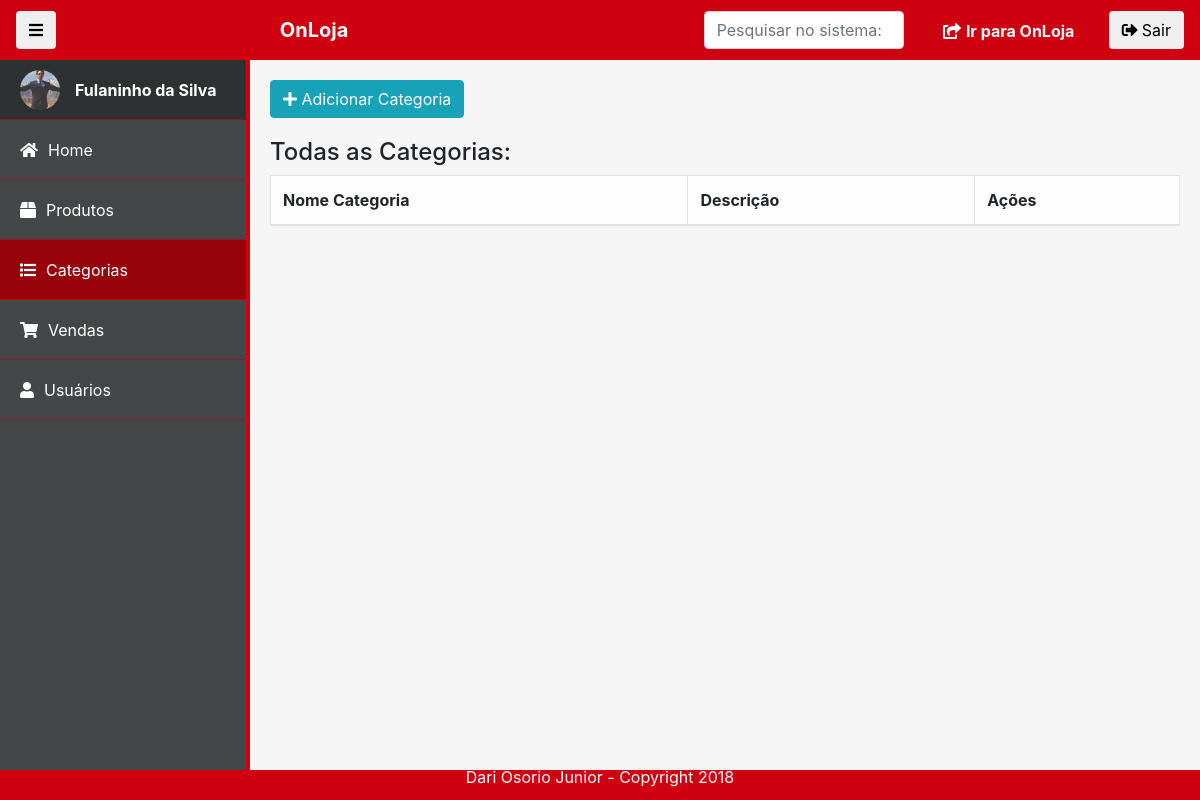
The page /categorias.php on the database as committed earlier.
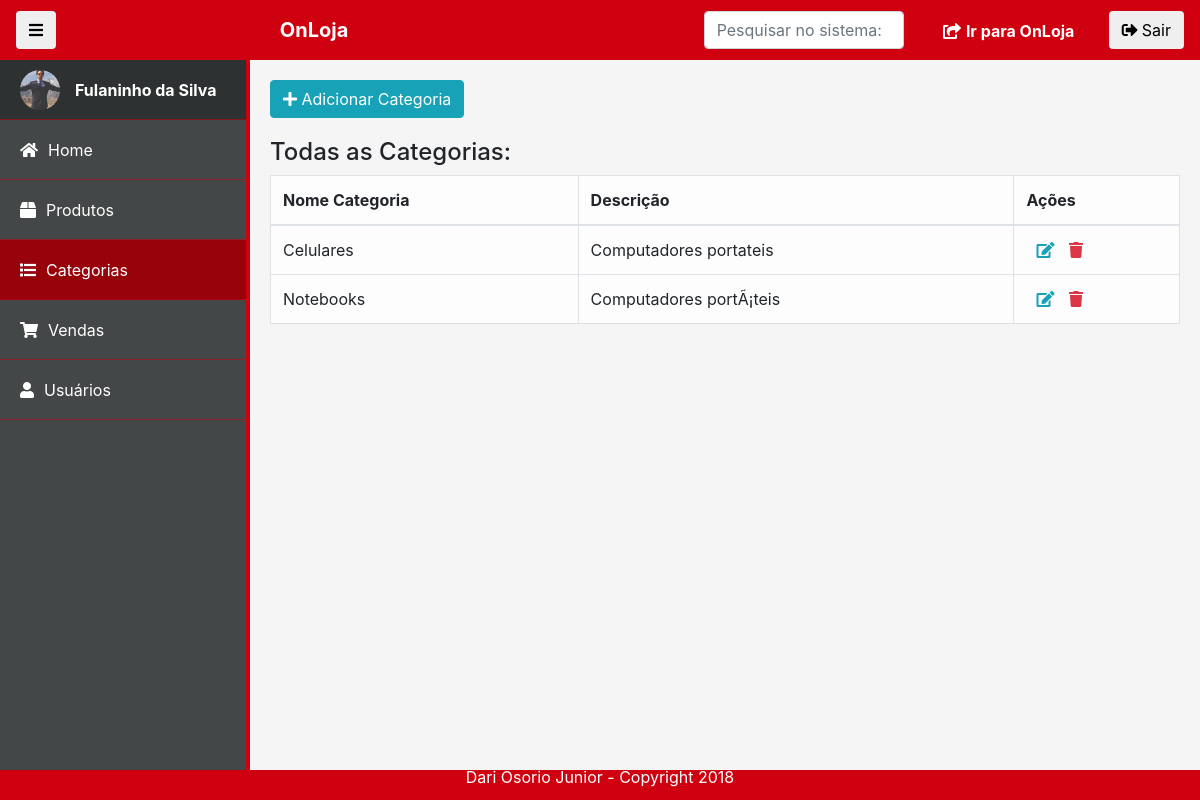
The same page on the database as committed later.
### tables this page shows
CREATE TABLE `tbcat` (
  `idcat` int(40) NOT NULL AUTO_INCREMENT,
  `namecat` varchar(255) NOT NULL,
  `desccat` varchar(255) NOT NULL,
  PRIMARY KEY (`idcat`)
);

### class/Categoria.php (called while the page is built, shortened)
<?php
class Categoria{
    public function getCategorias(){
        $mysqli = new mysqli('localhost','root','','onloja');
        $busca = "SELECT * FROM tbcat;";
        $resultado = $mysqli->query($busca);
        return $resultado;
    }
}

### categorias.php (the view, shortened to what this page needs)
<?php
include_once('views/partials/header-admin.php');
?>
<div class="topo-lista">
    <button id="abrir-cadastro" class="btn btn-info"><i class="fa fa-plus"></i> Adicionar Categoria</button>
</div>
<h4 id="add-prod">Todas as Categorias:</h4>
<table class="table table-light table-bordered table-hover">
    <thead >
        <th>Nome Categoria</th>
        <th>Descrição</th>
        <th>Ações</th>
    </thead>
    <tbody>
            <tr>
            <?php
            $categoria = new Categoria();
            $resultado = $categoria->getCategorias();
            while($dado = $resultado->fetch_array()){
            ?>
                <td><?php echo $dado['namecat']?></td>
                <td><?php echo $dado['desccat']?></td>
                <td><a href="#" class="icon" id="edit"><i class="fa fa-edit text-info"></i></a> <a href="#" class="icon" id="delete"><i class="fa fa-trash text-danger"></i></a></td>
            </tr>
                <?php }?>
    </tbody>
</table>
<?php
include_once('views/partials/footer-admin.php');
?>

### views/partials/header-admin.php (shortened to what this page needs)
<!DOCTYPE html>
<html lang="pt-br">
<head>
    <link rel="stylesheet" href="views\partials\css/bootstrap/bootstrap.css">
    <link rel="stylesheet" href="views\partials\css\layout.css">
    <link rel="stylesheet" href="https://use.fontawesome.com/releases/v5.3.1/css/all.css">
</head>
<body>
<header class="navbars">
    <nav class="navbar navbar-dark navbar-principal" style="height:60px;">
        <div class="botao-menu"><button class="btn"><i class="fa fa-bars"></i></button></div>
        <div id="logo-navbar">
            <a class="navbar-brand" href="#">OnLoja</a>
        </div>
        <div class="pesquisar-admin" style=" display:flex;">
            <input class="form-control" type="search" placeholder="Pesquisar no sistema:" aria-label="Pesquisar" style="width:200px; margin-right:5px;">
            <div class="ir-loja">
                <a href="#"><i class="fa fa-share-square"></i>Ir para OnLoja</a>
            </div>
            <button class="btn"><i class="fa fa-sign-out-alt"></i>  Sair</button>
        </div>
    </nav>
</header>
<div class="wrapper-admin">
    <div class="side-menu">
        <ul>
            <li style="font-weight: bold; background: #2e3131"><a href="#"><img id="user-image" src="views/partials/imagens/Sem título-1.jpg" alt="#"> Fulaninho da Silva</a></li>
            <li id="home-admin"><a href="index.php"><i class="fa fa-home"></i>Home</a></li>
            <li id="produtos-admin"><a href="produtos.php"><i class="fa fa-box"></i> Produtos</a></li>
            <li id="categorias-admin"><a href="categorias.php"><i class="fa fa-list"></i> Categorias</a></li>
            <li id="vendas-admin"><a href="#"><i class="fa fa-shopping-cart"></i> Vendas</a></li>
            <li id="usuarios-admin"><a href=""><i class="fa fa-user"></i> Usuários</a></li>
        </ul>
    </div>
    <div class="corpo-admin">

### views/partials/footer-admin.php (shortened to what this page needs)
</div>
</div>
<footer class="footer-admin">
        <p>Dari Osorio Junior - Copyright 2018</p>
</footer>
</body>
</html>

### views/partials/css/layout.css (style rules this page uses)
html, body { width:100%; height:100%; padding: 0; margin:0; }
.side-menu { margin:0; padding:0; width: 100%; height: 100%; background: #434747; border-right: #cf000f 4px solid; }
.side-menu i { margin-right: 10px; }
.side-menu ul { margin:0; padding:0; width: 100%; height: 90%; display: block; }
.side-menu ul li { display: flex; justify-content: space-between; margin:0; padding:0; width: 100%; height: 60px; background: #434747; border-bottom: #cf000e8c solid 1px; transition: .3s; }
.side-menu ul li a { width: 100%; height: 100%; padding-left: 20px; display: flex; justify-content: left; align-content: center; align-items: center; text-decoration: none; color: white; }
.navbar-principal { display: flex; justify-content: space-between; background: #cf000f; height: 80px; font-weight: bold; }
#logo-navbar { flex-grow: 1; max-width: 200px; }
.wrapper-admin { background: gray; margin: 0; padding: 0; width: 100%; height: calc(100% - 90px); display: grid; grid-template-columns: 250px 1fr; grid-template-rows: 1fr; }
.corpo-admin { margin: 0; padding: 20px; background: whitesmoke; width: 100%; height: 100%; overflow: auto; }
.footer-admin { margin: 0; display: flex; height: 30px; justify-content: center; align-content: center; align-items: center; background: #cf000f; color:white; }
.ir-loja { height: 100%; width: 200px; display: flex; justify-content: center; align-content: center; align-items: center; margin-top: 8px; color: white; }
.ir-loja a { text-decoration: none; color:white; }
.ir-loja i { margin-right: 5px; }
#user-image { max-width: 40px; border-radius: 50%; margin-right: 15px; }

### categorias.php (style rules this page uses)
#categorias-admin { background:#97020b; }
.icon { margin-left: 10px; }
.topo-lista { display: flex; justify-content: space-between; margin-bottom: 20px; }

Rows that differ between the two databases and show on the page:
added tbcat: namecat "Celulares", desccat "Computadores portateis"
added tbcat: namecat "Notebooks", desccat "Computadores portÃ¡teis"
